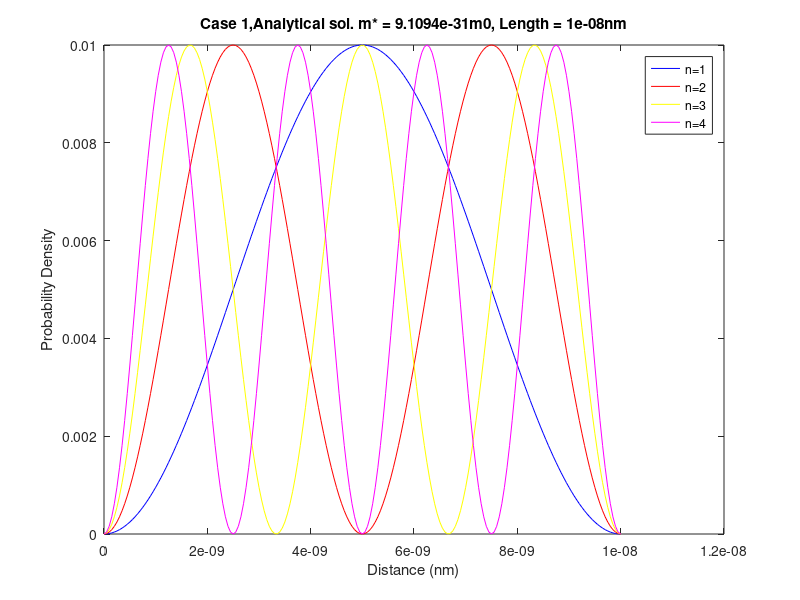
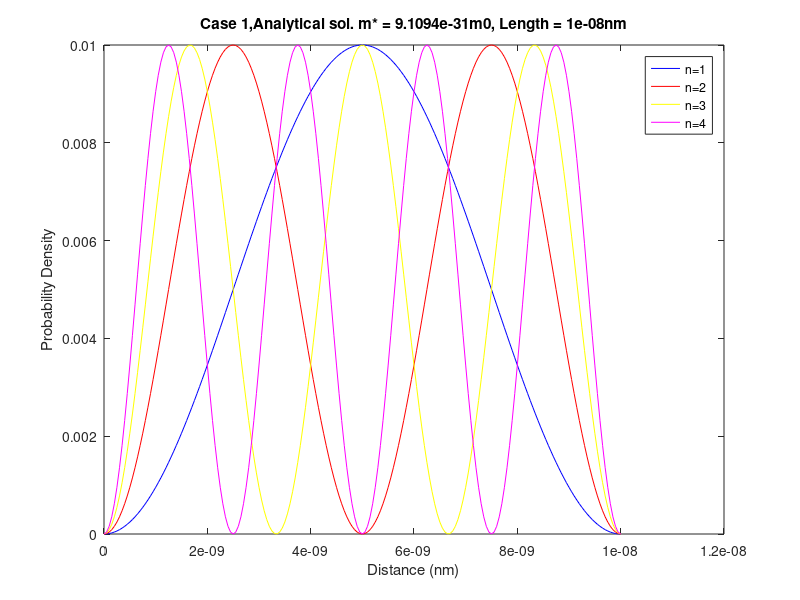

Write the MATLAB code that produced these figures, in order.
npoints=200;
me=9.10938188e-31; %mass of electron 
length=10e-9;   %10nm
x=0:length/npoints:length;

hbar=1.054571596e-34;	%Planck's constant (x10^34 J s)
k=(0.0038/0.0602)*1.0e28;
alpha=(0.001570731731182)^2/(4.934396342684429e+04) ;

n=4  % up to first 4 bound states
s1=char('.y','.k','.r','.g','.b','.m','.c');
s=char('b','r','y','m','b','m','c');								%plot curves in different colors

%CASE 1___________________________________

figure();
for i=1:n
    plot(x,((sqrt(2/length)*sin(-i*pi*x/length)).^2)*alpha,s(i)); %wave function
    en(i)=(hbar*i*pi)^2/(2*me*length);
    hold on
end
 tt2=['Case 1,Analytical sol. m* = ',num2str(me),'m0, Length = ',num2str(length),'nm'];
 legend('n=1','n=2','n=3','n=4');
 xlabel('Distance (nm)'),ylabel('Probability Density');
 title(tt2);

en.*k

%CASE 2___________________________________

figure();
for i=1:n
    plot(x,((sqrt(2/length)*sin(-i*pi*x/length)).^2)*alpha,s(i)); %wave function
    en(i)=(hbar*i*pi)^2/(2*me*length);
    hold on
end
 tt2=['Case 1,Analytical sol. m* = ',num2str(me),'m0, Length = ',num2str(length),'nm'];
 legend('n=1','n=2','n=3','n=4');
 xlabel('Distance (nm)'),ylabel('Probability Density');
 title(tt2);

en.*k

